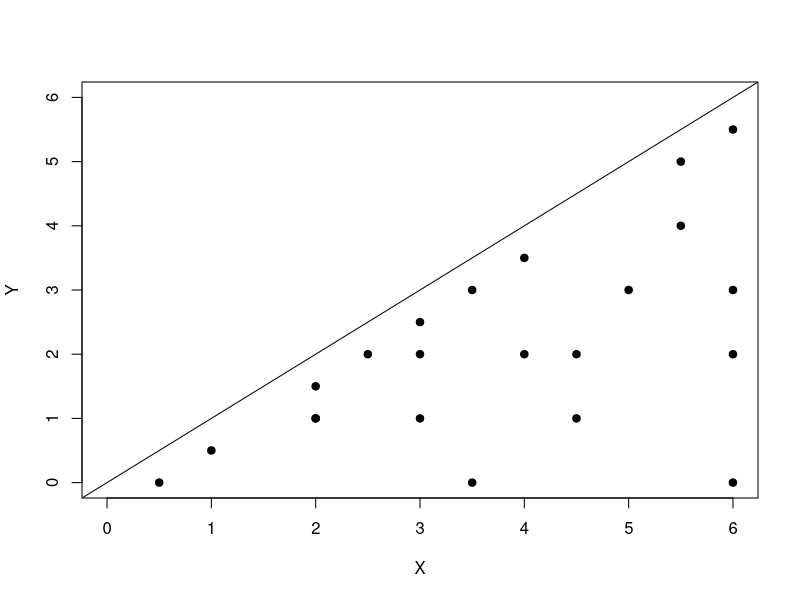
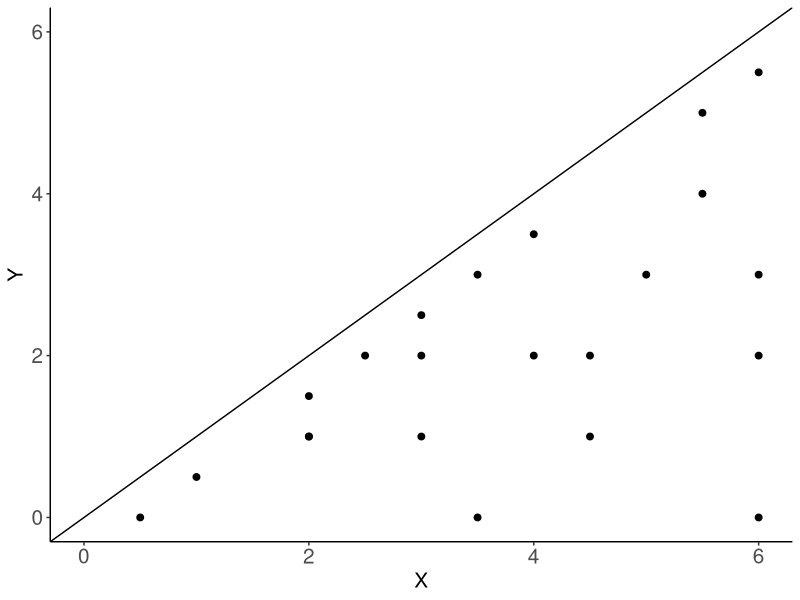

These figures' R source, in order: (Note: this script raises an error after producing the figures.)
rm(list=ls())
#Figure 8.1
X<-c(0.5,1,2,2,2,2.5,3,3,3,3.5,3.5,4,4,4.5,4.5,5,5.5,5.5,6,6,6,6)
Y<-c(0,.5,1.5,1,1,2,1,2,2.5,3,0,2,3.5,2,1,3,5,4,3,2,5.5,0)
reg<-glm(Y~X)
plot(X,Y, pch=19, ylim=c(0,6), xlim=c(0,6))
segments(x0=-1,y0=-1,x1=7,y1=7)

dat <- data.frame(X,Y)
require(tidyverse)
ggplot(dat,aes(x=X,y=Y)) + geom_point(size=2) + theme_classic() + geom_abline(slope=1,intercept=0) +
  scale_x_continuous(limits=c(0,6),breaks=seq(0,6,2)) + scale_y_continuous(limits=c(0,6),breaks=seq(0,6,2)) +
  theme(axis.title = element_text(size = 15),
        axis.text = element_text(size = 15)) 


##########################################
##   SCHNEIDER AND MAKSZIN (2014)       ##
##########################################

#Data

rm(list=ls())
data("SchneiderAndMakszin06")
y05<-sm.data.05$fde
wcoord05<-sm.data.05$wcoord
govint05<-sm.data.05$govint
union.density05<-sm.data.05$ud
epl05<-sm.data.05$epl
socexp05<-sm.data.05$socexp
vocational205<-sm.data.05$vet_un
vocational305<-sm.data.05$vet_isced3
lmexp05<-sm.data.05$lmexp
turnout_reg05<-sm.data.05$vt_reg
turnout_age05<-sm.data.05$vt_vap
year05<-sm.data.05$year
eduexp05<-sm.data.05$eduexp
country05<-sm.data.05$country


###########################################
#   Cases as intersection of Variables:   #
###########################################
X<-cbind(lmexp05,socexp05)
Z<-scale(X)
rownames(Z)<-country05
colnames(Z)<-c("lmexp05","socexp05")

svdZ <- svd(Z)
U <- svdZ$u
V <- svdZ$v
S <- diag(svdZ$d)

dimnames <- paste("Dim", 1:2, sep="")
rownames(U) <- country05
colnames(U) <- dimnames
rownames(V) <- colnames(Z)
colnames(V) <- dimnames
rownames(S) <- colnames(S) <- dimnames

# Compute US = U %*% S
US <- U %*% S

# Table 8.2a-b:
round(US, digits=4)
round(V, digits = 4)
round(Z, digits=4)

#FOR IN-TEXT ONLY
# Let's consider Austria, which is the country
#  listed first in our dataset. Here is the
#  data (in Z-score form):
Z[1,]

# The first component will be Z[1,"tran"] * the "tran" row in V:
(comp1 <- Z[1,1] * V[1,])
(comp2 <- Z[1,2] * V[2,])
Z1V<-comp1+comp2


#Table 8.3
t1.m4<-lm(y05~union.density05+epl05+lmexp05+socexp05+wcoord05+govint05+turnout_age05)
summary(t1.m4)





#Table 8.4
cons<-rep(1,30)
X<-cbind(cons,union.density05,epl05,lmexp05,socexp05,wcoord05,govint05,turnout_age05)
y<-y05
b<-solve(t(X)%*%X)%*%t(X)%*%y #Matrix Solution for Coefficients
yhat = X%*%b
r = y-yhat
resid_sqrd = r*r
mse = (t(r)%*%r)/(dim(X)[1] - dim(X)[2])
mse = as.numeric(mse)
variance = mse*diag(solve(t(X)%*%X))
round(variance, 8)
se = sqrt(variance)
pvalue = summary(t1.m4)$coefficients[,4]

mse_j = resid_sqrd/(dim(X)[1] - dim(X)[2])
mse_j = round(mse_j,8)

var = matrix(0, 30, 8)
denom = dim(var)[1]-dim(var)[2]
for (i in 1:dim(var)[1]) {
  var[i,] = (resid_sqrd[i]/denom)*diag(solve(t(X)%*%X))
}
var=as.data.frame(var)
names(var)=c("Intercept","Union Density","EPL","LMExp","SocExp", "Wage Coord", "Gov Int", "Turnout")
var_j <- round(var,8) #variance by case

b.cases.sm<-solve(t(X)%*%X)%*%t(X)%*%diag(y) #Individual observations' contribution to overall coefficients

wftype1<-rep(0,30) 
wftype1[which(sm.data.05$p1_y>.5)]<-1 #Membership in first configuration identified by Schneider and Makszin
wftype2<-rep(0,30)
wftype2[which(sm.data.05$p2_y>.5)]<-1 #Membership in second configuration identified by Schneider and Makszin
wftype3<-rep(0,30)
wftype3[which(sm.data.05$p3_y>.5)]<-1 #Membership in third configuration identified by Schneider and Makszin

ref<-wftype1+wftype2+wftype3
wftype.in<-rep(0,30)
wftype.in[which(ref==0)]<-1 #Countries/cases that are more in than out of any of the three protective/supportive

wftn_coef<-t(aggregate(t(b.cases.sm),by=list(wftype.in),FUN=sum))[-1,] #Intensities/contributions by protective/supportive vs. non-protective/non-supportive
wftn_var<-t(aggregate(var_j,by=list(wftype.in),FUN=sum))[-1,] #Contributions to MSE by protective/supportive vs. non-protective/non-supportive

wftn_coef
wftn_coef <- cbind(wftn_coef,sqrt(wftn_var))
colnames(wftn_coef) <- rep(c("Supportive and Protective","Non-Supportive and Non-Protective"),2)
rownames(wftn_coef) <- c("Intercept","Union Density","EPL","Labor Expenditures as % of GDP","Social Expenditures as % of GDP","Wage Coordination","Govt Intervention in Wage Coord","Electoral Turnout")

wftn_coef <- data.frame(wftn_coef)
wftn_coef <- mutate(wftn_coef,item=rownames(wftn_coef))


wftn_coef2 <- data.frame(item=rep(wftn_coef$item,2),coef=c(wftn_coef$Supportive.and.Protective,wftn_coef$Non.Supportive.and.Non.Protective),
                         se=c(wftn_coef$Supportive.and.Protective.1,wftn_coef$Non.Supportive.and.Non.Protective.1),
                         group=rep(c("Supportive and Protective","Non-Supportive and Non-Protective"),each=8))
wftn_coef2 # Entries in Table 8.4

wftn_coef2$item <- factor(wftn_coef2$item,levels=rev(c("Union Density","EPL","Labor Expenditures as % of GDP","Social Expenditures as % of GDP","Wage Coordination","Govt Intervention in Wage Coord","Electoral Turnout","Intercept")))
require(ggrepel)

wftn_coef2 <- mutate(wftn_coef2,yaxs=(c(0,.98,.84,.7,.56,.42,.28,.14,.04,1.02,.88,.74,.6,.46,.32,.18)))
p1 <- ggplot(wftn_coef2,aes(x=coef,xmin=coef-1.96*se,xmax=coef+1.96*se,y=yaxs,color=group,shape=group,label=round(coef,2))) + 
  geom_pointrange(size=1.3) +
  theme_bw() +
  theme(legend.position="bottom",
        axis.title = element_text(size = 15),
        axis.text = element_text(size = 15),
        title = element_text(size = 15),
        legend.text= element_text(size=15)) + labs(color="",shape="",y="",x="Contributions to Regression Coefficients") +
  scale_color_manual(values=c("black","grey50")) +
  geom_text(vjust=-.7,
            hjust=c(0,0,0,0,1.2,0,0,1.2,0,0,0,0,0,0,0,0),size=5) +
  scale_y_continuous(breaks=c(.02,.16,.3,.44,.58,.72,.86,1),labels=c(rev(c("Union Density","EPL","Labor Expenditures as % of GDP","Social Expenditures as % of GDP","Wage Coordination","Govt Intervention in Wage Coord","Electoral Turnout","Intercept"))))
p1 #8.2


wftn_var
sqrt(wftn_var)




#############################
#   RAGIN AND FISS (2017)   #
#############################
rm(list=ls())
data("RaginData")
incrat<-raginfiss[,1]
pinc<-raginfiss[,2]
ped<-raginfiss[,3]
resp_ed<-raginfiss[,4]
afqt<-raginfiss[,5]
kids<-raginfiss[,6]
married<-raginfiss[,7]
black<-raginfiss[,8]
male<-raginfiss[,9]
povd<-raginfiss[,10]


#Table 8.5
#Create Table 4
m1<-glm(povd~afqt+pinc+ped+resp_ed+married+kids, family="binomial", data=subset(raginfiss, black==0 & male==1))
m2<-glm(povd~afqt+pinc+ped+resp_ed+married+kids, family="binomial", data=subset(raginfiss, black==0 & male==0))
m3<-glm(povd~afqt+pinc+ped+resp_ed+married+kids, family="binomial", data=subset(raginfiss, black==1 & male==1))
m4<-glm(povd~afqt+pinc+ped+resp_ed+married+kids, family="binomial", data=subset(raginfiss, black==1 & male==0))
m5<-glm(povd~afqt+pinc+ped+resp_ed+married+kids, family="binomial",data=raginfiss)
summary(m1)
summary(m2)
summary(m3)
summary(m4)
summary(m5) # Table 8.5

##require(sjPlot)
#tab_model(m1, m2, m3, m4, m5, show.se=TRUE, show.ci=FALSE, transform = NULL, auto.label = FALSE, digits = 3)

#Table 8.6
povdM1<-glm(povd~afqt+pinc+ped+resp_ed+married+kids, family="binomial",data=raginfiss)
X<-cbind(afqt,pinc,ped,resp_ed,married,kids)
cons<-rep(1,nrow(X))
X<-cbind(cons,X)
phat<-povdM1$fitted.values
W<-diag((phat*(1-phat)))
y<-povd
X<- as.matrix(X)
b <- as.numeric(povdM1$coefficients)
W <- as.matrix(W)
y<- as.matrix(y)
phat<- as.numeric(as.vector(phat))
Z<-as.numeric(X%*%b+solve(W)%*%(y-phat))
b.cases.rf<-solve(t(X)%*%X)%*%t(X)%*%diag(povdM1$linear.predictors)

r = povdM1$residuals
resid_sqrd = r*r
mse = (t(r)%*%r)/(dim(X)[1] - dim(X)[2])
mse = as.numeric(mse)
variance = mse*diag(solve(t(X)%*%X))
round(variance, 8)
se = sqrt(variance)
pvalue = summary(povdM1)$coefficients[,4]

mse_j = resid_sqrd/(dim(X)[1] - dim(X)[2])
mse_j = round(mse_j,8)

var = matrix(0, 4185, 8)
denom = dim(var)[1]-dim(var)[2]
for (i in 1:dim(var)[1]) {
  var[i,] = (resid_sqrd[i]/denom)*diag(solve(t(X)%*%X))
}
#var=as.data.frame(var)
##names(var)=c("Intercept","Union Density","EPL","LMExp","SocExp", "Wage Coord", "Gov Int", "Turnout")
#var_j <- round(var,8) #variance by case

inpov<-rep(0,4185)
inpov[which(raginfiss$povd==1)]<-1

inpov_coef<-t(aggregate(t(b.cases.rf),by=list(inpov),FUN=sum))[-1,] #subset contributions by values on the outcome
inpov_coef # Table 8.6

#Table 8.7
binpov<-rep(0,4185)
binpov[which(raginfiss$povd==1 & raginfiss$black==1)]<-1
winpov<-rep(0,4185)
winpov[which(raginfiss$povd==1 & raginfiss$black==0)]<-1
boutpov<-rep(0,4185)
boutpov[which(raginfiss$povd==0 & raginfiss$black==1)]<-1
woutpov<-rep(0,4185)
woutpov[which(raginfiss$povd==0 & raginfiss$black==0)]<-1

binpov_coef<-t(aggregate(t(b.cases.rf),by=list(binpov),FUN=sum))[-1,]
winpov_coef<-t(aggregate(t(b.cases.rf),by=list(winpov),FUN=sum))[-1,]
boutpov_coef<-t(aggregate(t(b.cases.rf),by=list(boutpov),FUN=sum))[-1,]
woutpov_coef<-t(aggregate(t(b.cases.rf),by=list(woutpov),FUN=sum))[-1,]

binpov.b<-binpov_coef[,2]
winpov.b<-winpov_coef[,2]
boutpov.b<-boutpov_coef[,2]
woutpov.b<-woutpov_coef[,2]

winpov.b
binpov.b
woutpov.b
boutpov.b

